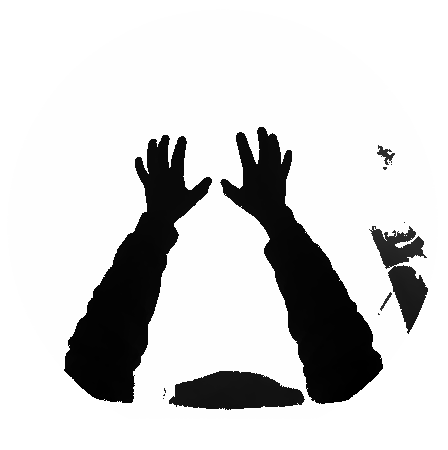
%> input picture 15realimage.pgm, 448 x 450 px
$ octave --eval "result = pgm2psudo_color(imread('15realimage.pgm'));"   (GNU Octave 9; MATLAB toolbox functions it lacks are replaced by stand-ins)
%> lines starting %> are read from the running program, lines starting %| are printed output that depends on the picture; in (x1, y1, x2, y2) boxes, pixels count from 0 and x2, y2 are one past the last pixel; in counts of white or black regions, pixels touching at a corner belong together; the program's own positions count from 1
% 将深度图转化为伪彩色图
function[output_rgb_image, max_pixel, min_pixel] = pgm2psudo_color(input_image)
image = input_image;
%> image is the input picture: size 450x448 uint16; min 266, max 4095, mean 3410.5
min_pixel = min(image(:));
%> min_pixel = 266
% 经验值可以设置min_pixel = 300;
% 自动按照灰度阈值，得到图像二值化矩阵
level = graythresh(image);
%> level = 0.0373
judge = im2bw(image,level);
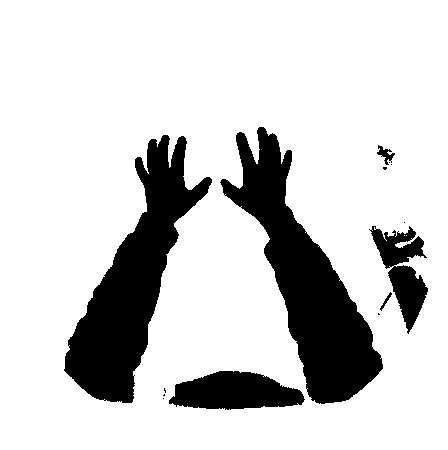
%> judge: size 450x448 logical; 81.5% white; 14 black regions (8 under 20 px), largest, box (x1, y1, x2, y2) and area: (220, 127, 383, 404) 15722, (64, 135, 212, 403) 14815, (169, 371, 305, 410) 3793, (369, 226, 428, 334) 2748, (377, 145, 395, 165) 145, (380, 292, 392, 311) 53
temp_image = image;
temp_image(judge == 1) = 0;
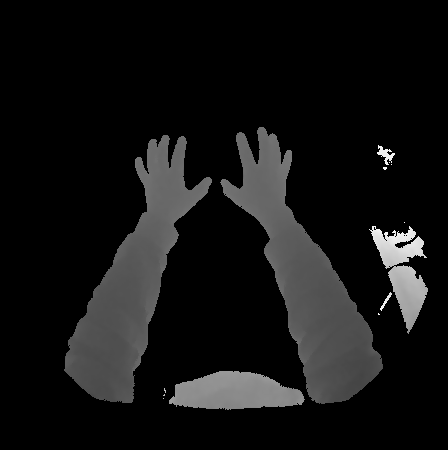
%> temp_image: size 450x448 uint16; min 0, max 989, mean 75.4; drawn with min black and max white
max_pixel = max(temp_image(:));
%> max_pixel = 989
% 经验值可以设置max_pixel = 800;
A = image - min_pixel;
[row, col] = size(A);
%> row = 450; col = 448
color_range = double(max_pixel - min_pixel);
%> color_range = 723
rgb_range = double(255);
comp = double(rgb_range / color_range);
%> comp = 0.353
% initial RGB
R = zeros(row,col);
G = zeros(row,col);
B = zeros(row,col);
% set RGB psudo color
A = double(A);
%> A: size 450x448 double
A1 = A <= color_range/4;
%> A1: size 450x448 logical; 15% white; 4 white regions (2 under 20 px), largest, box (x1, y1, x2, y2) and area: (224, 127, 383, 404) 15407, (64, 135, 212, 403) 14740
A2 = A > color_range/4 & A <= color_range/2;
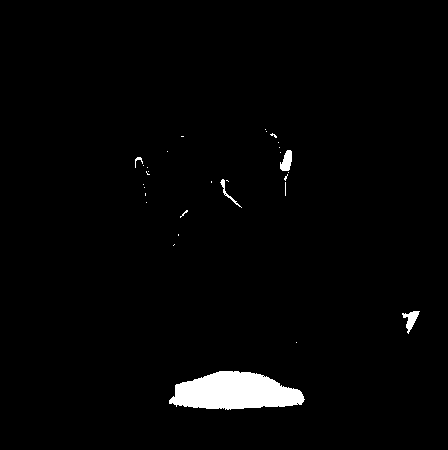
%> A2: size 450x448 logical; 2.2% white; 30 white regions (25 under 20 px), largest, box (x1, y1, x2, y2) and area: (169, 371, 305, 410) 3793, (402, 311, 420, 334) 180, (280, 150, 292, 171) 177, (220, 179, 242, 208) 86, (135, 157, 143, 168) 31
A3 = A> color_range/2 & A <= color_range * 3 / 4;
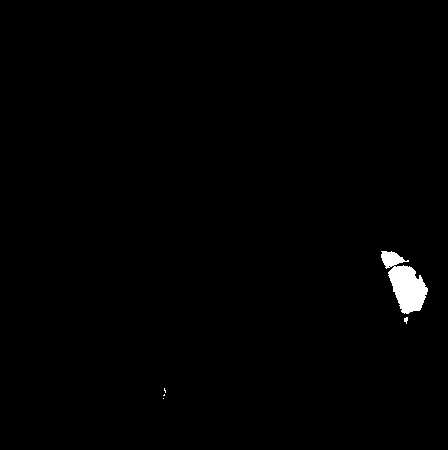
%> A3: size 450x448 logical; 0.79% white; 5 white regions (4 under 20 px), largest, box (x1, y1, x2, y2) and area: (381, 251, 428, 314) 1556
A4 = A > color_range * 3 / 4;
%> A4: size 450x448 logical; 82.1% white; 7 black regions (3 under 20 px), largest, box (x1, y1, x2, y2) and area: (220, 127, 383, 404) 15722, (64, 135, 212, 403) 14815, (169, 371, 305, 410) 3793, (381, 251, 428, 334) 1755

R = R + A1*0 + A2*0 + A3.*(4 * A * comp - 2 * rgb_range) + A4*rgb_range;
G = G + A1.*(4 * A * comp) + A2*rgb_range + A3*rgb_range + A4.*ceil(4 * rgb_range - 4 * A * comp);
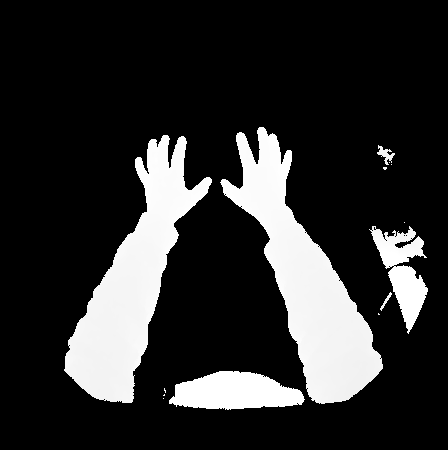
%> G: size 450x448 double; min -4381, max 255, mean -3540.7; drawn with min black and max white
B = B + A1*rgb_range + A2.*(-4 * A * comp + 2 * rgb_range) + A3*0 + A4*0;
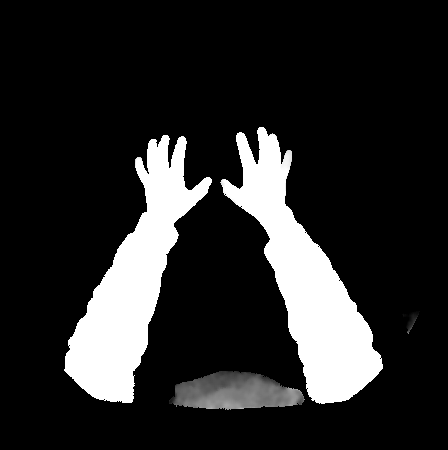
%> B: size 450x448 double; min 0, max 255, mean 40.7

out = zeros(row,col);
out(:,:,1) = R;
out(:,:,2) = G;
out(:,:,3) = B;
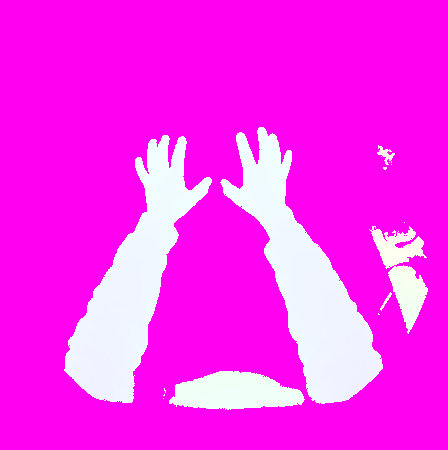
%> out: size 450x448x3 double; mean R, G, B 210.2, -3540.7, 40.7; drawn with min black and max white
output_rgb_image = out / 256;
end

$ run again, on 1.pgm
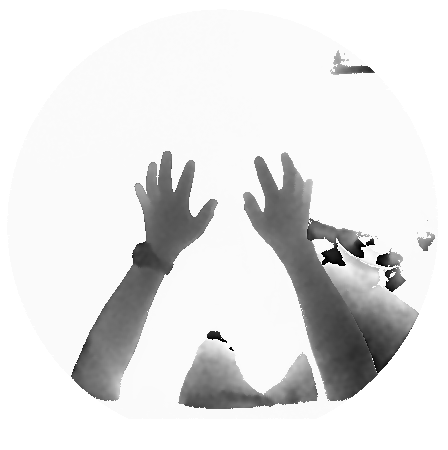
%> input picture 1.pgm, 448 x 450 px
%> in pgm2psudo_color, image is the input picture: size 450x448 uint16; min 3, max 65295, mean 58239.5
%> min_pixel = 3
%> level = 0.694
%> judge: size 450x448 logical; 83.7% white; 12 black regions (4 under 20 px), largest, box (x1, y1, x2, y2) and area: (243, 153, 419, 401) 15780, (71, 151, 218, 401) 11413, (178, 354, 318, 409) 4444
%> in pgm2psudo_color, `temp_image(judge == 1) = 0;`:
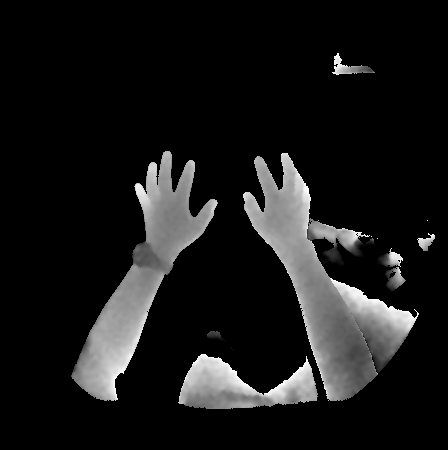
%> temp_image: size 450x448 uint16; min 0, max 45315, mean 4400.7; drawn with min black and max white
%> max_pixel = 45315
%> color_range = 45312
%> comp = 0.00563
%> A1: size 450x448 logical; 0.48% white; 32 white regions (25 under 20 px), largest, box (x1, y1, x2, y2) and area: (321, 245, 346, 266) 291, (349, 240, 375, 258) 176, (370, 352, 391, 373) 143
%> A2: size 450x448 logical; 3.7% white; 61 white regions (46 under 20 px), largest, box (x1, y1, x2, y2) and area: (306, 278, 409, 401) 4751, (133, 202, 187, 280) 1418, (185, 395, 220, 409) 287
%> A3: size 450x448 logical; 9.2% white; 62 white regions (53 under 20 px), largest, box (x1, y1, x2, y2) and area: (244, 156, 411, 401) 7295, (77, 265, 165, 401) 4527, (141, 151, 215, 266) 3654
%> A4: size 450x448 logical; 86.6% white; 43 black regions (35 under 20 px), largest, box (x1, y1, x2, y2) and area: (244, 156, 412, 401) 13491, (71, 151, 215, 401) 9949, (179, 369, 318, 409) 2673
%> in pgm2psudo_color, `out(:,:,3) = B;`:
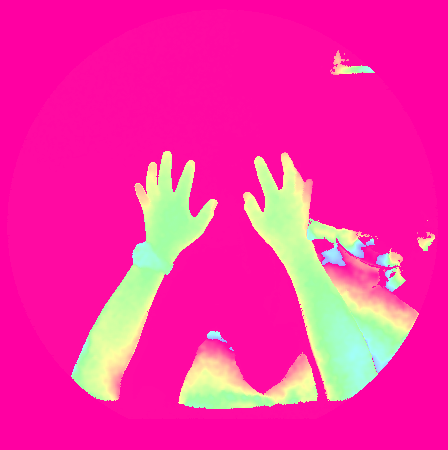
%> out: size 450x448x3 double; mean R, G, B 231.4, -319.7, 4.6; drawn with min black and max white

$ run again, on 11.pgm
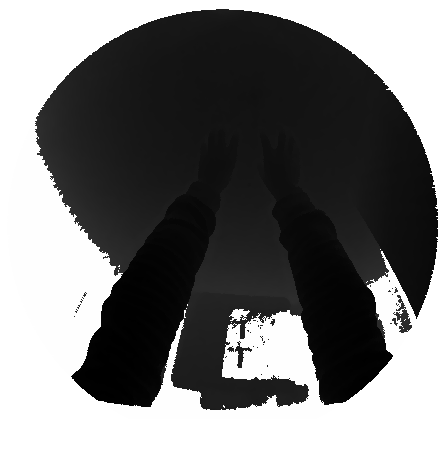
%> input picture 11.pgm, 448 x 450 px
%> in pgm2psudo_color, image is the input picture: size 450x448 uint16; min 234, max 4095, mean 2029.9
%> min_pixel = 234
%> level = 0.0373
%> judge: size 450x448 logical; 41.9% white; 16 white regions (14 under 20 px), largest, box (x1, y1, x2, y2) and area: (0, 0, 448, 450) 84254, (229, 309, 250, 321) 148
%> in pgm2psudo_color, `temp_image(judge == 1) = 0;`:
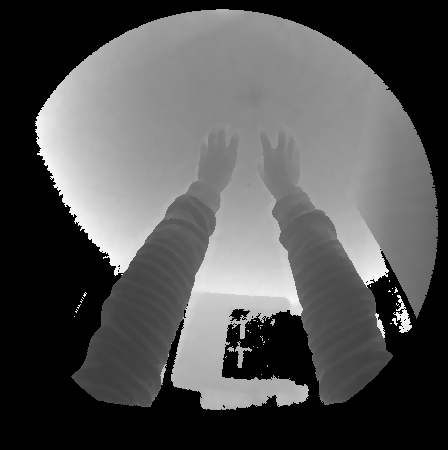
%> temp_image: size 450x448 uint16; min 0, max 967, mean 315.4; drawn with min black and max white
%> max_pixel = 967
%> color_range = 733
%> comp = 0.348
%> A1: size 450x448 logical; 14.2% white; 5 white regions (1 under 20 px), largest, box (x1, y1, x2, y2) and area: (71, 195, 215, 407) 14810, (273, 197, 393, 404) 12260, (415, 188, 438, 319) 1564, (430, 175, 434, 183) 21
%> A2: size 450x448 logical; 25% white; 36 white regions (32 under 20 px), largest, box (x1, y1, x2, y2) and area: (117, 11, 434, 316) 49986, (325, 224, 349, 258) 150, (272, 206, 284, 224) 90, (164, 213, 175, 220) 40
%> A3: size 450x448 logical; 14% white; 41 white regions (32 under 20 px), largest, box (x1, y1, x2, y2) and area: (60, 18, 192, 239) 11995, (171, 293, 309, 410) 8080, (203, 186, 290, 270) 4709
%> A4: size 450x448 logical; 46.9% white; 7 white regions (5 under 20 px), largest, box (x1, y1, x2, y2) and area: (0, 0, 448, 450) 94289, (229, 309, 250, 321) 148
%> in pgm2psudo_color, `out(:,:,3) = B;`:
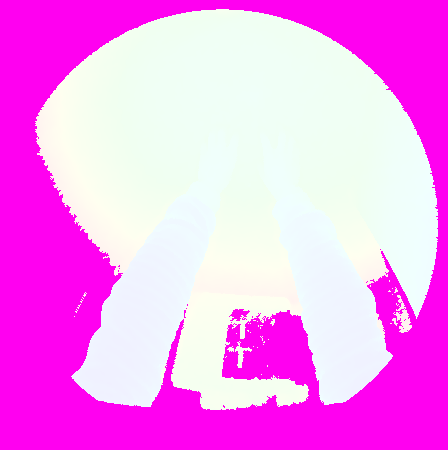
%> out: size 450x448x3 double; mean R, G, B 136, -1699.6, 60.1; drawn with min black and max white
